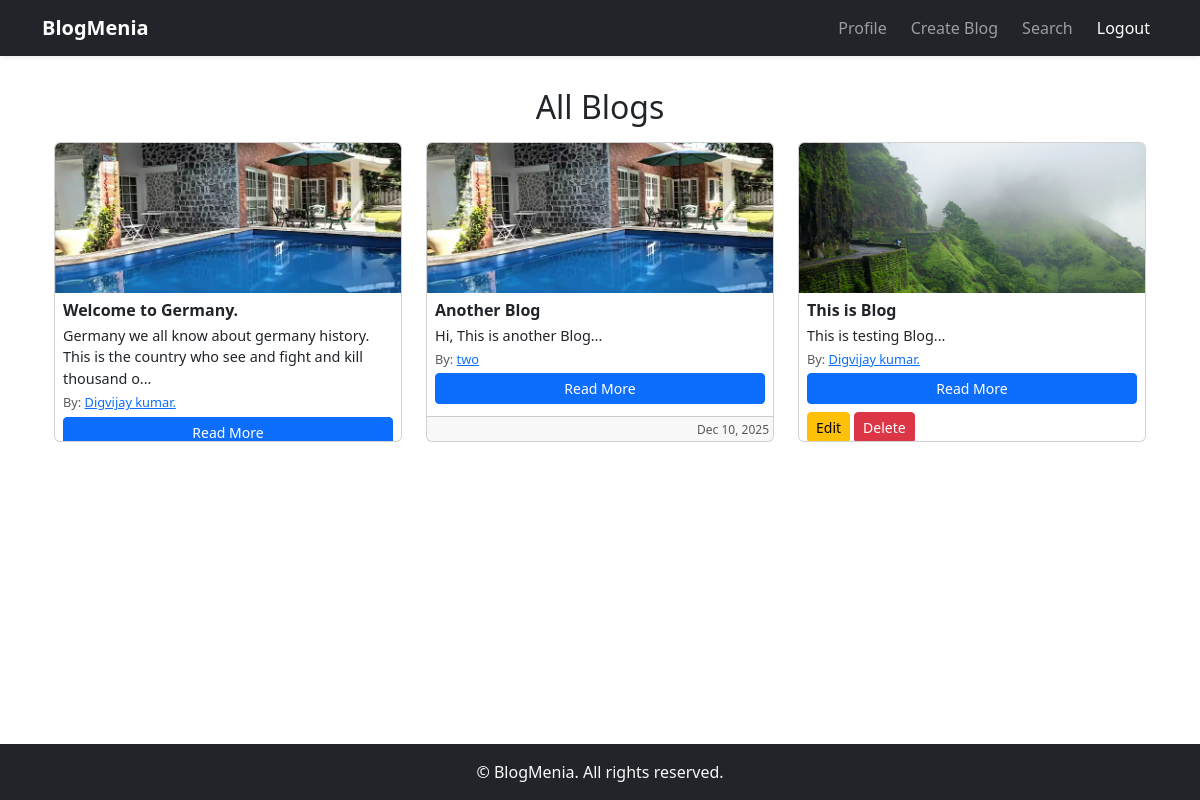
Screenshot of / (signed in) with the database file from the repository.
### blog/models.py (models this page shows, shortened)
class Blog(models.Model):
    CATEGORY_CHOICES = [
        ('others', 'Others'),
        ('life', "Life"),
        ('food', "Food"),
        ('fashions', 'Fashions'),
        ('travel', 'Travel'),
        ('bollywood', 'Bollywood'),
        ('cricket', 'Cricket'),
        ('others', 'Others'),
    ]
    user = models.ForeignKey(settings.AUTH_USER_MODEL, on_delete=models.CASCADE)
    title = models.CharField(max_length=200)
    content = models.TextField(max_length=5000)
    category = models.CharField(max_length=50, choices=CATEGORY_CHOICES, default='others')
    image = models.ImageField(upload_to='blog_images/')
    createdAt = models.DateTimeField(auto_now_add=True)

### users/models.py (models this page shows, shortened)
class CustomUser(AbstractUser):
    fullName = models.CharField(max_length=150)
    email = models.EmailField(unique=True)
    USERNAME_FIELD = 'email'
    REQUIRED_FIELDS=['username', 'fullName']

### blog/views.py (the view)
# urls.py: 2. Add a URL to urlpatterns:  path('', views.home, name='home')
def home(request):
    blogs = Blog.objects.all().order_by('-createdAt')
    return render(request, 'home.html', {'blogs': blogs})

### templates/home.html (shortened to what this page needs)
{% extends "layout.html" %}
{% block content %}
<div class="container my-4">
    <h2 class="mb-3 text-center">All Blogs</h2>
    <div class="row">
        {% for blog in blogs %}
        <div class="col-md-6 col-lg-4 mb-3">
            <div class="card h-100" style="max-height: 300px; overflow: hidden;">
                {% if blog.image %}
                <img src="{{ blog.image.url }}" class="card-img-top img-fluid" alt="{{ blog.title }}" style="height:150px; object-fit:cover;">
                {% endif %}
                <div class="card-body d-flex flex-column p-2">
                    <h6 class="card-title fw-semibold mb-1">{{ blog.title|slice:"200" }}</h6>
                    <p class="card-text mb-1" style="font-size:0.9rem;">{{ blog.content|slice:":100" }}...</p>
                    <p class="text-muted mb-1" style="font-size:0.8rem;">
                        By: <a href="{% url 'profile_other' blog.user.id %}">{{ blog.user.fullName }}</a>
                    </p>
                    <a href="/blog/{{ blog.id }}/" class="btn btn-sm btn-primary mt-auto mb-1">Read More</a>
                    {% if user.is_authenticated and blog.user == user %}
                        <div class="d-flex gap-1 mt-1">
                            <a href="{% url 'blog_edit' blog.id %}" class="btn btn-sm btn-warning">Edit</a>
                            <a href="{% url 'blog_delete' blog.id %}" class="btn btn-sm btn-danger"
                               onclick="return confirm('Are you sure you want to delete this blog?');">Delete</a>
                        </div>
                    {% endif %}
                </div>
                <div class="card-footer text-muted text-end p-1" style="font-size:0.75rem;">
                    {{ blog.createdAt|date:"M d, Y" }}
                </div>
            </div>
        </div>
        {% empty %}
        <p class="text-center">No blogs found.</p>
        {% endfor %}
    </div>
</div>
{% endblock %}

### templates/layout.html (style rules this page uses)
body { min-height: 100vh; display: flex; flex-direction: column; }

### rows the page displays
Blog: image (picture), title "Welcome to Germany.", content "Germany we all know about germany history. This is the country who see and fight and kill thousand o", user.fullName "Digvijay kumar."
Blog: image (picture), title "Another Blog", content "Hi, This is another Blog", user.fullName "two", createdAt "Dec 10, 2025"
Blog: image (picture), title "This is Blog", content "This is testing Blog", user.fullName "Digvijay kumar.", shows "Edit"
